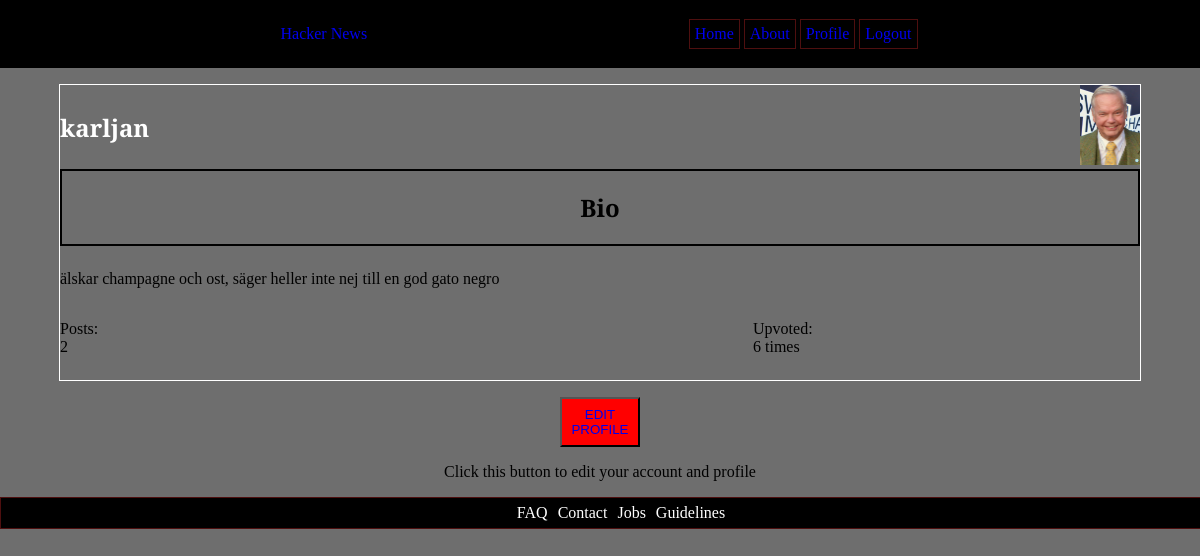
/profile.php (signed in), run on the app's committed database.
### tables this page shows
CREATE TABLE users (
    id INTEGER PRIMARY KEY AUTOINCREMENT,
    email VARCHAR(50),
    username VARCHAR(15),
    password VARCHAR(255),
    first_name VARCHAR(20),
    last_name VARCHAR(20)
, "bio" varchar, "avatar" varchar);

### app/functions.php (called while the page is built, shortened)
<?php
function postsByCurrentUser (int $usrID, object $pdo): array
{
    $stmnt = $pdo->prepare('SELECT count(posts.user_id) AS userPosts
    FROM posts INNER JOIN users ON users.id=posts.user_id
    where user_id = :id');
    $stmnt->bindParam(':id', $usrID, PDO::PARAM_INT);
    $stmnt->execute();
    $usr = $stmnt->fetch(PDO::FETCH_ASSOC);
    if ($usr) {
        return $usr;
    }
}
function currentUserUpvoted(int $usrID, object $pdo): array
{
    $stmnt = $pdo->prepare('SELECT count(upvotes.user_id) AS totalUpvotes
    FROM upvotes INNER JOIN users ON users.id=upvotes.user_id
    where user_id = :id');
    $stmnt->bindParam(':id', $usrID, PDO::PARAM_INT);
    $stmnt->execute();
    $usr = $stmnt->fetch(PDO::FETCH_ASSOC);
    if ($usr) {
        return $usr;
    }
}
function userById(int $usrID, object $pdo): array
{
    $stmnt = $pdo->prepare('SELECT * FROM users WHERE id = :id');
    $stmnt->bindParam(':id', $usrID, PDO::PARAM_INT);
    $stmnt->execute();
    $usr = $stmnt->fetch(PDO::FETCH_ASSOC);
    if ($usr) {
        return $usr;
    }
}

### profile.php (the view, shortened to what this page needs)
<?php require __DIR__ . '/app/autoload.php'; ?>
<?php require __DIR__ . '/views/header.php'; ?>
<?php $currentUser = userByID($_SESSION['user']['id'], $pdo);?>
<?php $numberOfPosts = postsByCurrentUser($_SESSION['user']['id'], $pdo); ?>
<?php $totalUpvotes = currentUserUpvoted($_SESSION['user']['id'], $pdo); ?>
<article class="profileWrapper">
    <div class="profile">
        <div class="user">
        <h1><?php echo $_SESSION['user']['username']; ?></h1>
        <div class="profileImg">
            <img src="<?php echo '/app/users/uploads/' . $currentUser['avatar'];?>"
            alt="user-avatar">
        </div>
        </div>
        <div class="bio">
            <h2>Bio</h2>
            </div>
            <p><?php echo $currentUser['bio'] ?></p>
        </div>
        <div class="postInfo">
            <p>Posts:<br><?php echo $numberOfPosts['userPosts']; ?></p>
            <br>
            <p>Upvoted:<br><?php echo $totalUpvotes['totalUpvotes']; ?> times </p>
            <br>
            <br>
        </div>
    </div>
    <div class="btnContainer">
    <button class="btn editProfileBtn"><a href="/editprofile.php">EDIT PROFILE</a></button>
    <p>Click this button to edit your account and profile</p>
    </div>
<?php require __DIR__ . '/views/footer.php'; ?>

### assets/styles/global.css (style rules this page uses)
:root { --black: rgb(0, 0, 0); --mainColor: rgb(110, 110, 110); font-family: "Slabo 27px", serif; }
body { margin: 0; padding: 0; background-color: var(--mainColor); }
h1 { color: white; }
a { text-decoration: none; }

### assets/styles/profile.css (style rules this page uses)
.profileWrapper { display: flex; width: 90%; height: 90%; border: 1px solid white; flex-direction: column; }
.profile { display: flex; flex-direction: column; }
.user { display: flex; align-items: center; justify-content: space-between; flex-direction: row; }
.profileImg img { max-width: 80px; max-height: 80px; }
.postInfo { display: flex; flex-direction: row; margin-bottom: 1vh; justify-content: space-between; }
.bio { display: flex; border: 2px solid black; justify-content: center; flex-direction: column; align-items: center; margin-bottom: 1vh; }
.btnContainer { display: flex; align-items: center; flex-direction: column; justify-content: center; margin-top: 2vh; }

### assets/styles/buttons.css (style rules this page uses)
.btn { display: flex; align-items: center; justify-content: center; height: 50px; width: 80px; background-color: red; color: white; }

### data on the page
users: avatar (picture), bio "älskar champagne och ost, säger heller inte nej till en god gato negro"

### other printed values
$config['title'] "Hacker News"
$_SESSION['user']['username'] "karljan"
$numberOfPosts['userPosts'] "2"
$totalUpvotes['totalUpvotes'] "6"
